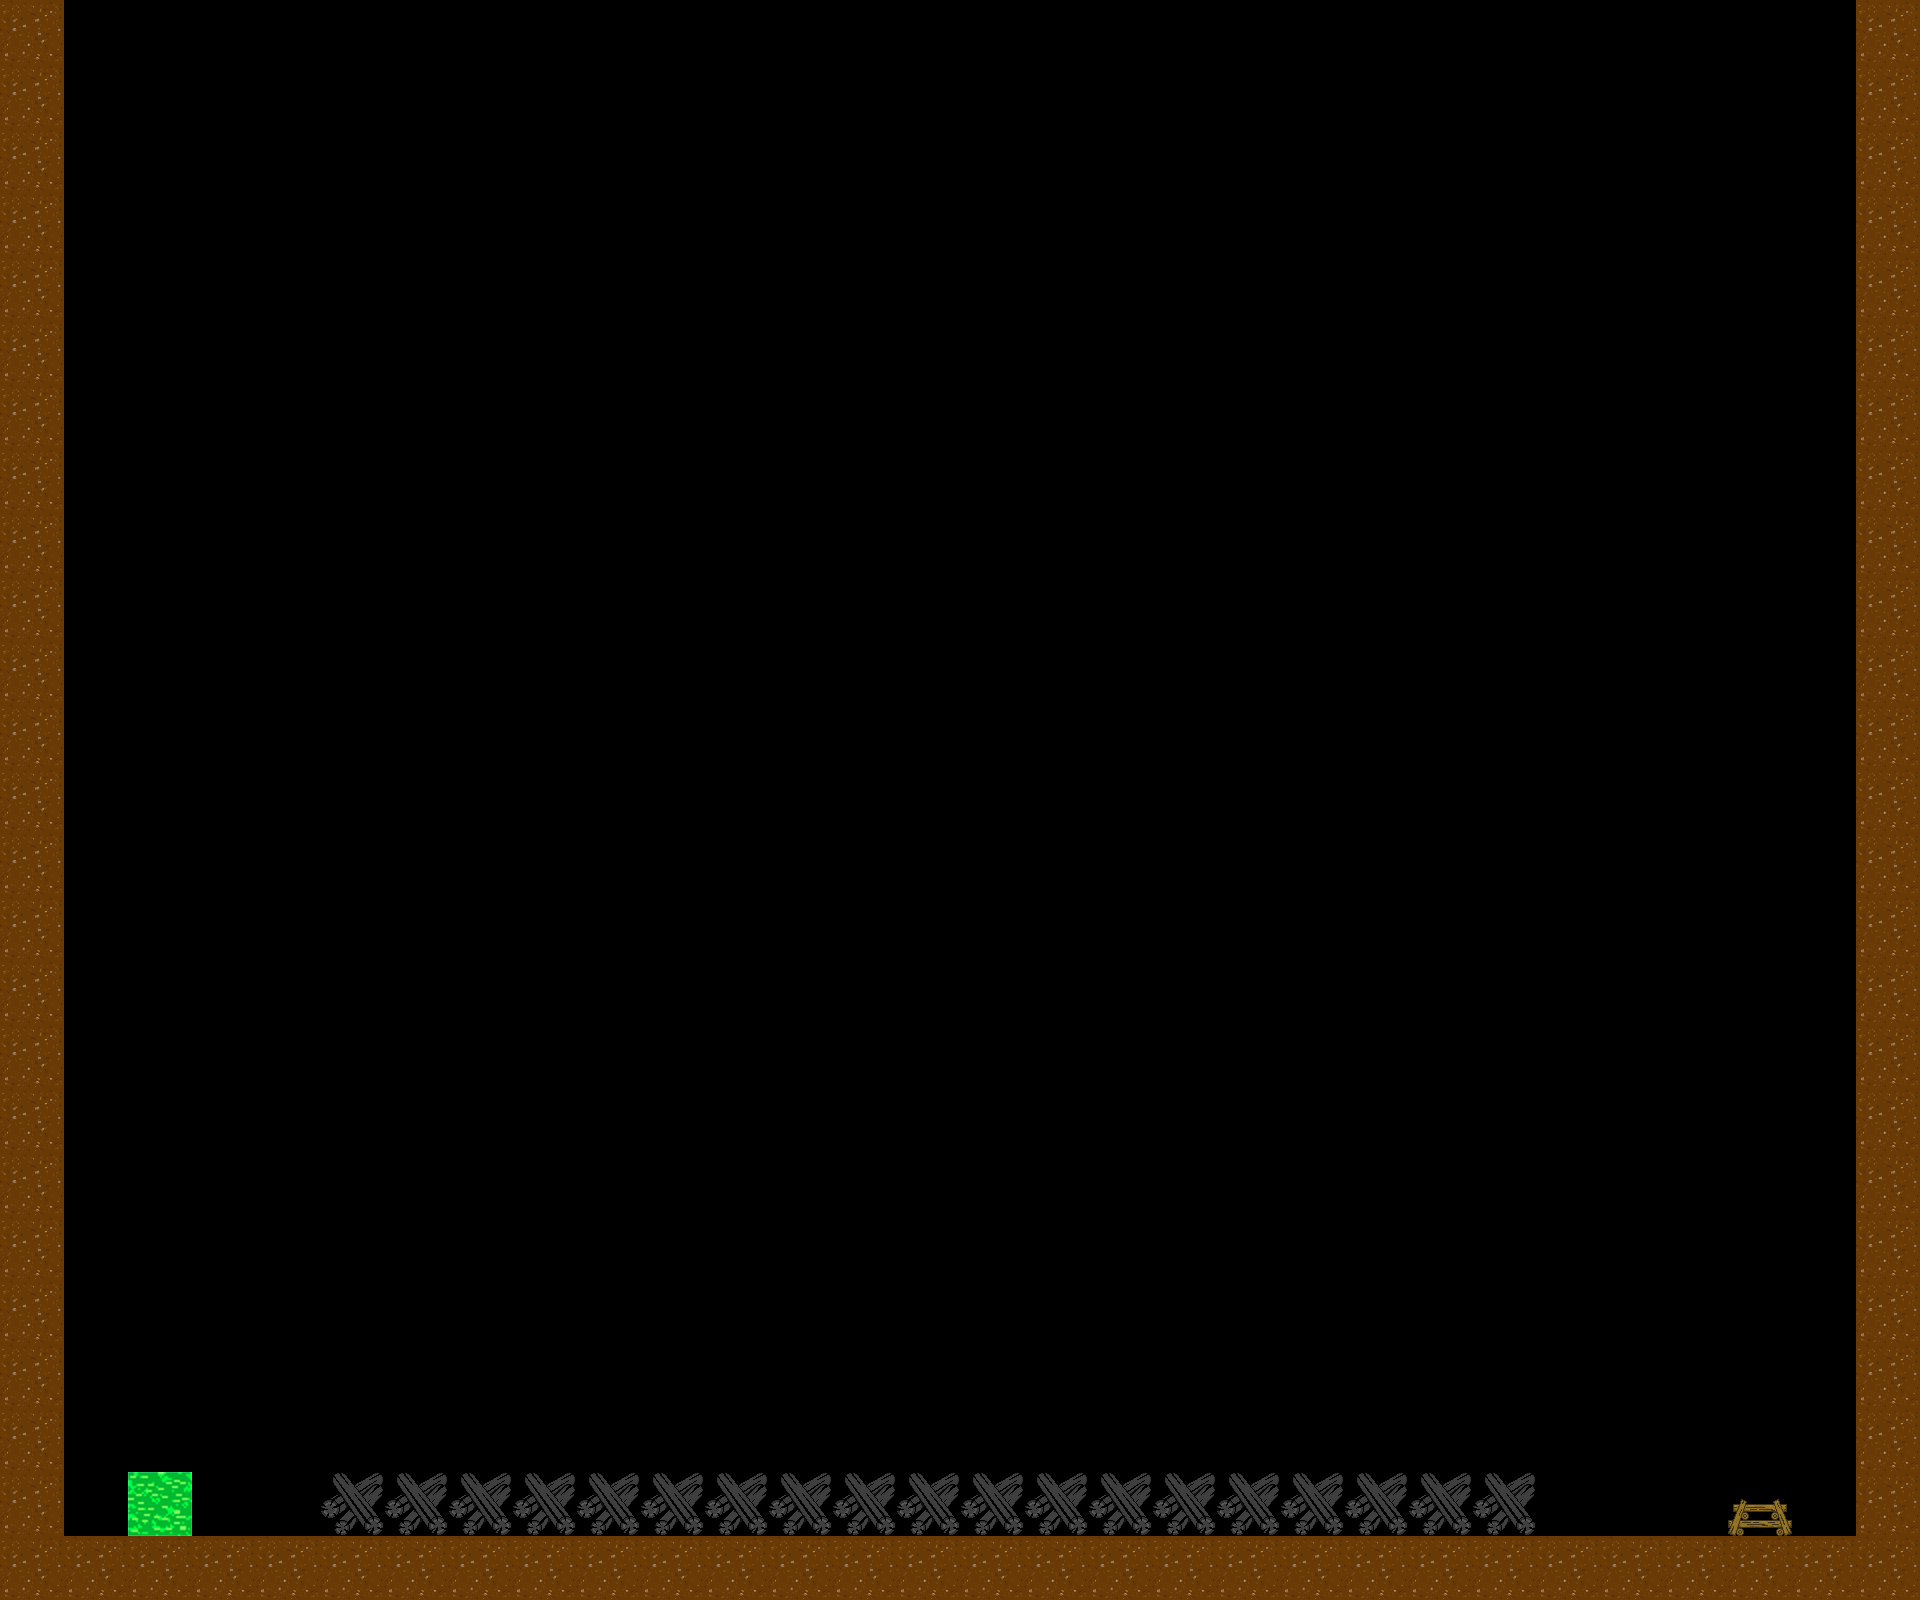

A level layout from a 2D game, rendered from its tile map. Below: a short description, then the map file with its tile-grid data intact:
An orthogonal 30x25 tile map with 64x64 px tiles, 1 tile layer (タイル・レイヤー1).

<map version="1.0" orientation="orthogonal" renderorder="right-down" width="30" height="25" tilewidth="64" tileheight="64" nextobjectid="1">
 <tileset firstgid="1" name="TileMapSource" tilewidth="64" tileheight="64" tilecount="36" columns="4">
  <image source="../../../TeamWorkGame/TeamWorkGame/TeamWorkGameContent/Texture/TileMapSource.png" width="256" height="576" />
 </tileset>
 <layer name="タイル・レイヤー1" width="30" height="25">
  <data encoding="csv">
2,0,0,0,0,0,0,0,0,0,0,0,0,0,0,0,0,0,0,0,0,0,0,0,0,0,0,0,0,2,
2,0,0,0,0,0,0,0,0,0,0,0,0,0,0,0,0,0,0,0,0,0,0,0,0,0,0,0,0,2,
2,0,0,0,0,0,0,0,0,0,0,0,0,0,0,0,0,0,0,0,0,0,0,0,0,0,0,0,0,2,
2,0,0,0,0,0,0,0,0,0,0,0,0,0,0,0,0,0,0,0,0,0,0,0,0,0,0,0,0,2,
2,0,0,0,0,0,0,0,0,0,0,0,0,0,0,0,0,0,0,0,0,0,0,0,0,0,0,0,0,2,
2,0,0,0,0,0,0,0,0,0,0,0,0,0,0,0,0,0,0,0,0,0,0,0,0,0,0,0,0,2,
2,0,0,0,0,0,0,0,0,0,0,0,0,0,0,0,0,0,0,0,0,0,0,0,0,0,0,0,0,2,
2,0,0,0,0,0,0,0,0,0,0,0,0,0,0,0,0,0,0,0,0,0,0,0,0,0,0,0,0,2,
2,0,0,0,0,0,0,0,0,0,0,0,0,0,0,0,0,0,0,0,0,0,0,0,0,0,0,0,0,2,
2,0,0,0,0,0,0,0,0,0,0,0,0,0,0,0,0,0,0,0,0,0,0,0,0,0,0,0,0,2,
2,0,0,0,0,0,0,0,0,0,0,0,0,0,0,0,0,0,0,0,0,0,0,0,0,0,0,0,0,2,
2,0,0,0,0,0,0,0,0,0,0,0,0,0,0,0,0,0,0,0,0,0,0,0,0,0,0,0,0,2,
2,0,0,0,0,0,0,0,0,0,0,0,0,0,0,0,0,0,0,0,0,0,0,0,0,0,0,0,0,2,
2,0,0,0,0,0,0,0,0,0,0,0,0,0,0,0,0,0,0,0,0,0,0,0,0,0,0,0,0,2,
2,0,0,0,0,0,0,0,0,0,0,0,0,0,0,0,0,0,0,0,0,0,0,0,0,0,0,0,0,2,
2,0,0,0,0,0,0,0,0,0,0,0,0,0,0,0,0,0,0,0,0,0,0,0,0,0,0,0,0,2,
2,0,0,0,0,0,0,0,0,0,0,0,0,0,0,0,0,0,0,0,0,0,0,0,0,0,0,0,0,2,
2,0,0,0,0,0,0,0,0,0,0,0,0,0,0,0,0,0,0,0,0,0,0,0,0,0,0,0,0,2,
2,0,0,0,0,0,0,0,0,0,0,0,0,0,0,0,0,0,0,0,0,0,0,0,0,0,0,0,0,2,
2,0,0,0,0,0,0,0,0,0,0,0,0,0,0,0,0,0,0,0,0,0,0,0,0,0,0,0,0,2,
2,0,0,0,0,0,0,0,0,0,0,0,0,0,0,0,0,0,0,0,0,0,0,0,0,0,0,0,0,2,
2,0,0,0,0,0,0,0,0,0,0,0,0,0,0,0,0,0,0,0,0,0,0,0,0,0,0,0,0,2,
2,0,0,0,0,0,0,0,0,0,0,0,0,0,0,0,0,0,0,0,0,0,0,0,0,0,0,0,0,2,
2,0,1,0,0,8,8,8,8,8,8,8,8,8,8,8,8,8,8,8,8,8,8,8,0,0,0,10,0,2,
2,2,2,2,2,2,2,2,2,2,2,2,2,2,2,2,2,2,2,2,2,2,2,2,2,2,2,2,2,2
</data>
 </layer>
</map>
